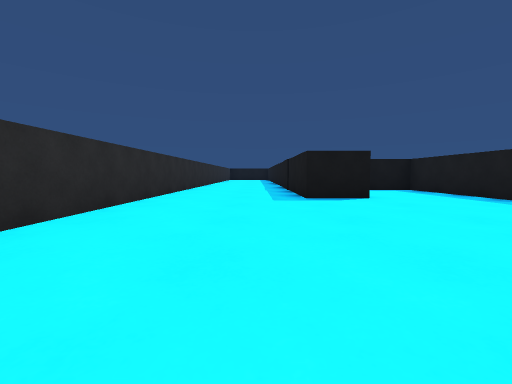
[1] (above)

20 first-person views from a walk through a 3-D level made in the Unity game engine. The camera is 0.52 m above the floor, tilts 4° down and sees 90° across. The floor is counted in squares, 1 m on a side. Each view is taken from the middle of a square. On the plan, view 1 faces up. The plan holds only what a view shows up to about 9 squares ahead; the rest is blank. The place goes on beyond the plan.

[2]
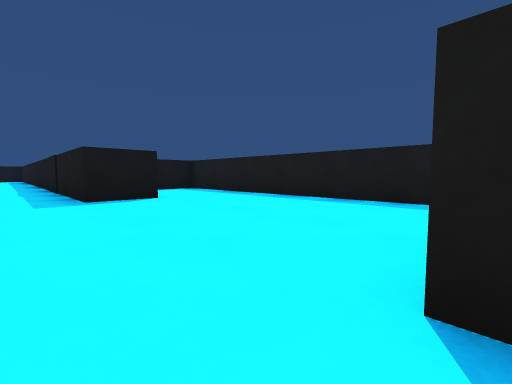

[3]
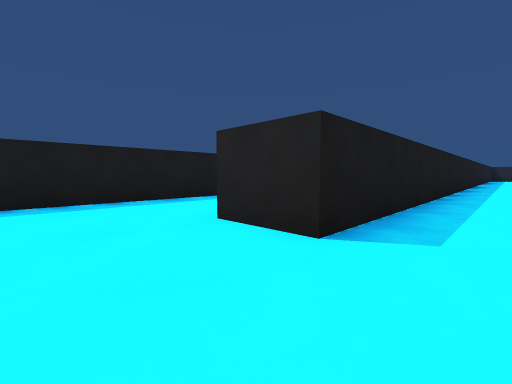

[4]
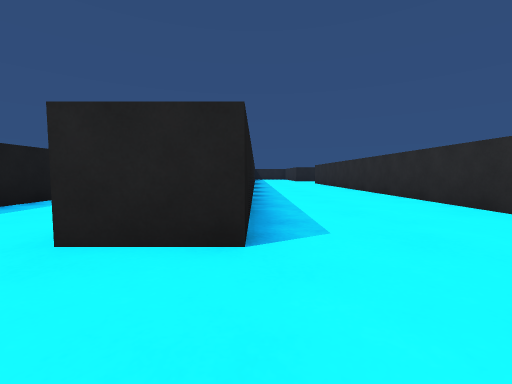

[5]
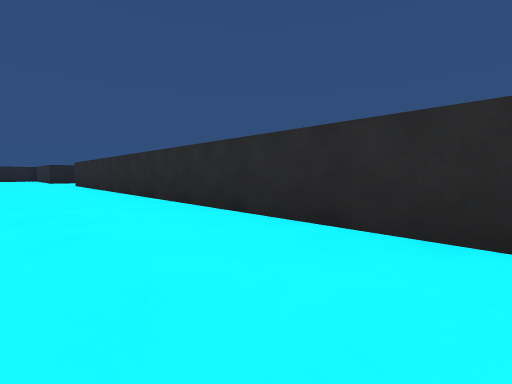

[6]
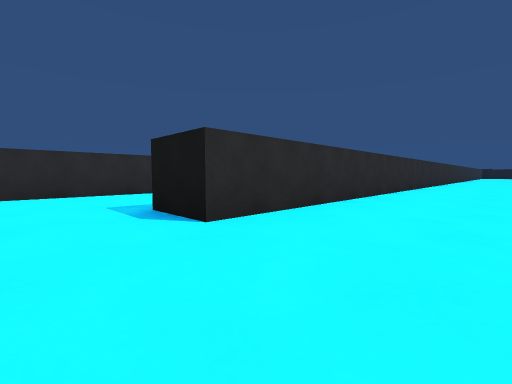

[7]
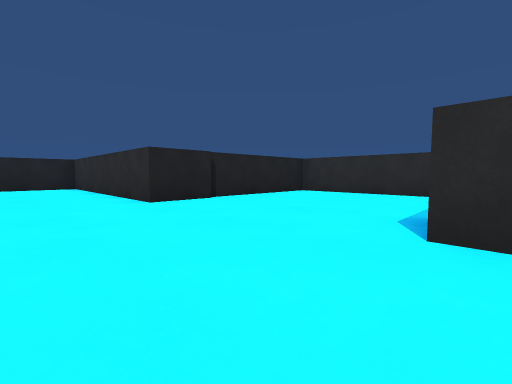

[8]
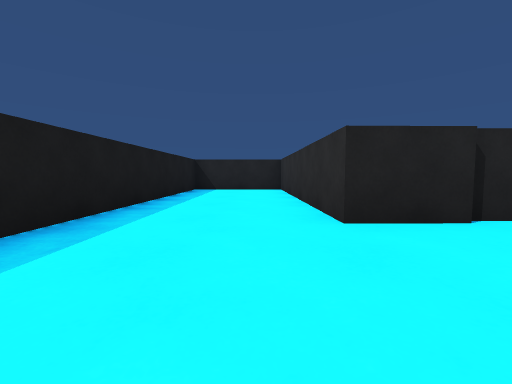

[9]
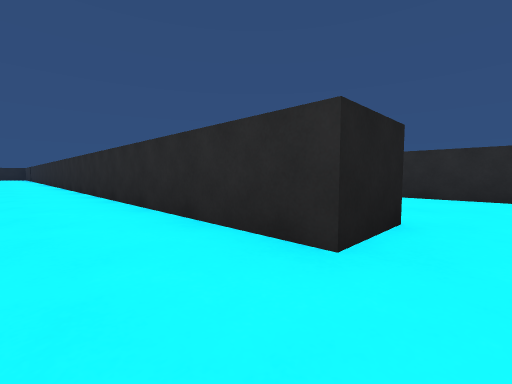

[10]
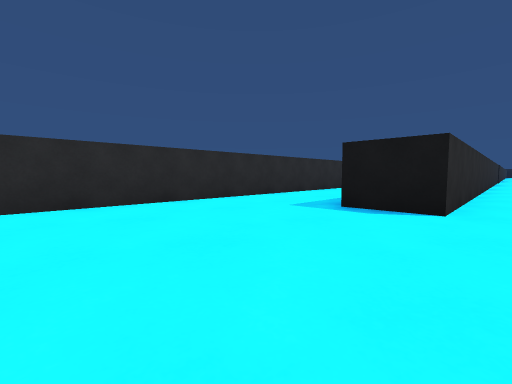

[11]
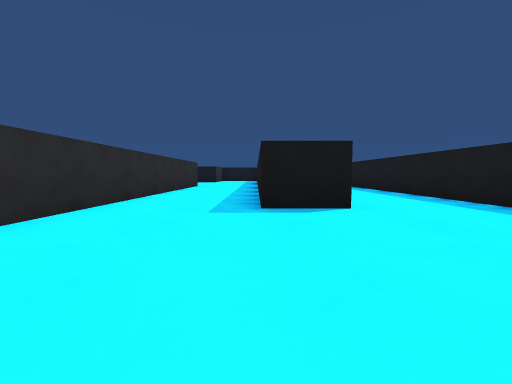

[12]
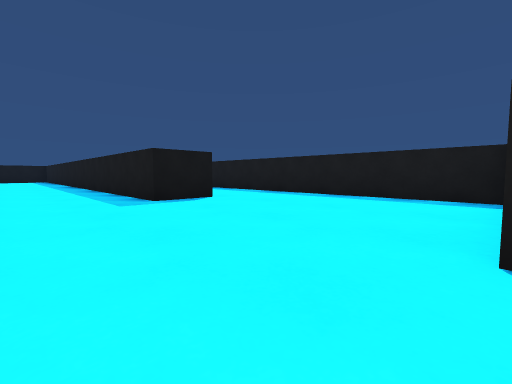

[13]
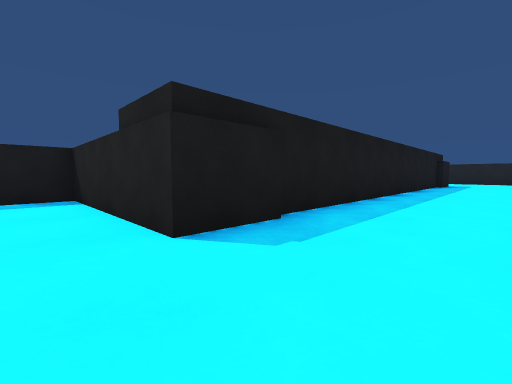

[14]
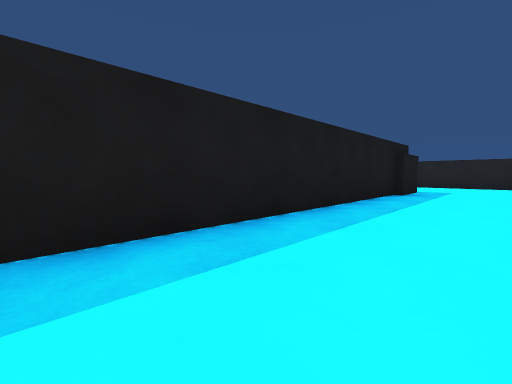

[15]
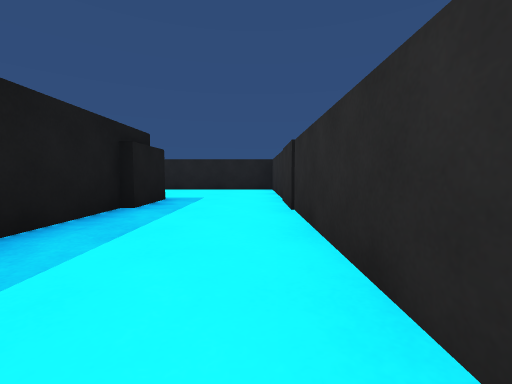

[16]
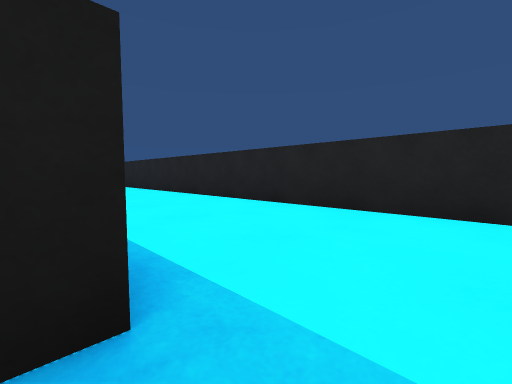

[17]
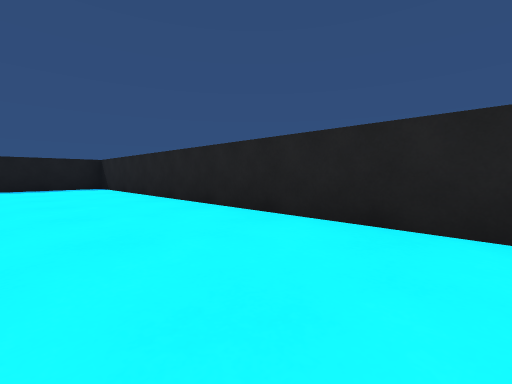

[18]
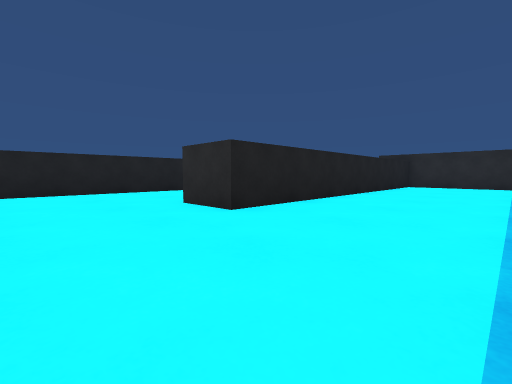

[19]
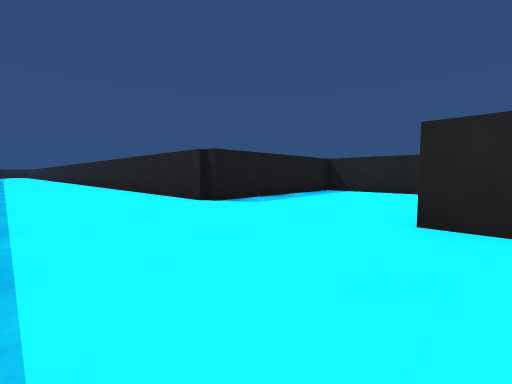

[20]
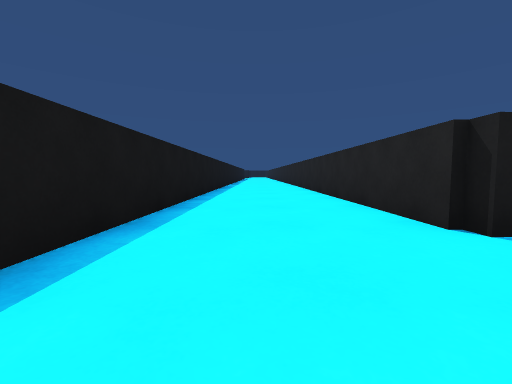

### Floor plan
Points are (right, up) in squares from view 1. A wall is a line through its corners. A room is listed if a view was taken in it or the views show most of it. See-through windows are left out.
Room 1 (views 1, 2, 3, 4, 5, 6, 7, 8, 9)
walls: (1.1, -9.8) (1.1, 0.2) (2.4, 0.2); (-6.9, -11) (-6.9, -16.7) (-1.9, -16.7) (-1.9, -22.7) (1.1, -22.7) (1.1, -16); (5.1, 0.6) (5.1, 7.5); (2.5, 5.5) (1.1, 5.5) (1.1, 7.5); (-2.3, 7.5) (-2.3, -12.4) (-3.8, -12.4)
ways out: opening at (3.5, 1) to room 2
Room 2 (views 10, 11)
walls: (6.4, 1.1) (6.4, -7.1) (5.1, -7.1) (5.1, 0.6); (2.4, 0.2) (2.4, -11.1); (5.1, -12) (9, -12) (9, -2)
ways out: opening at (3.5, 1) to room 1; opening at (3.5, -10.5) to room 3
Room 3 (views 12, 13, 14, 15, 16, 17, 18, 19, 20)
walls: (8.1, -22.9) (15.6, -22.9) (15.6, -24.3); (6.4, -20) (6.4, -21.2); (5.1, -23) (5.1, -12); (4.9, -24.3) (4.9, -22.8); (2.4, -19.5) (2.4, -27.6) (19.2, -27.6) (19.1, -22.8) (25.4, -22.8); (25.6, -19.7) (18.3, -19.6)
ways out: opening at (3.5, -10.5) to room 2

Where each view was taken, in squares from view 1:
view 1: 0 up, 0 right, facing up
view 2: 0 up, 0 right, facing up-right
view 3: 2 up, 0 right, facing down-right
view 4: 2 up, 1 right, facing down
view 5: 1 up, 0 right, facing down-left
view 6: 14 down, 0 right, facing up-left
view 7: 12 down, 0 right, facing down-left
view 8: 14 down, 1 left, facing down
view 9: 1 up, 4 right, facing down-left
view 10: 11 down, 7 right, facing up-left
view 11: 11 down, 5 right, facing up
view 12: 12 down, 3 right, facing up-right
view 13: 11 down, 3 right, facing down-right
view 14: 16 down, 3 right, facing down-right
view 15: 19 down, 3 right, facing down
view 16: 24 down, 4 right, facing down-right
view 17: 25 down, 9 right, facing down-right
view 18: 20 down, 18 right, facing down-left
view 19: 20 down, 15 right, facing down-right
view 20: 21 down, 17 right, facing right
